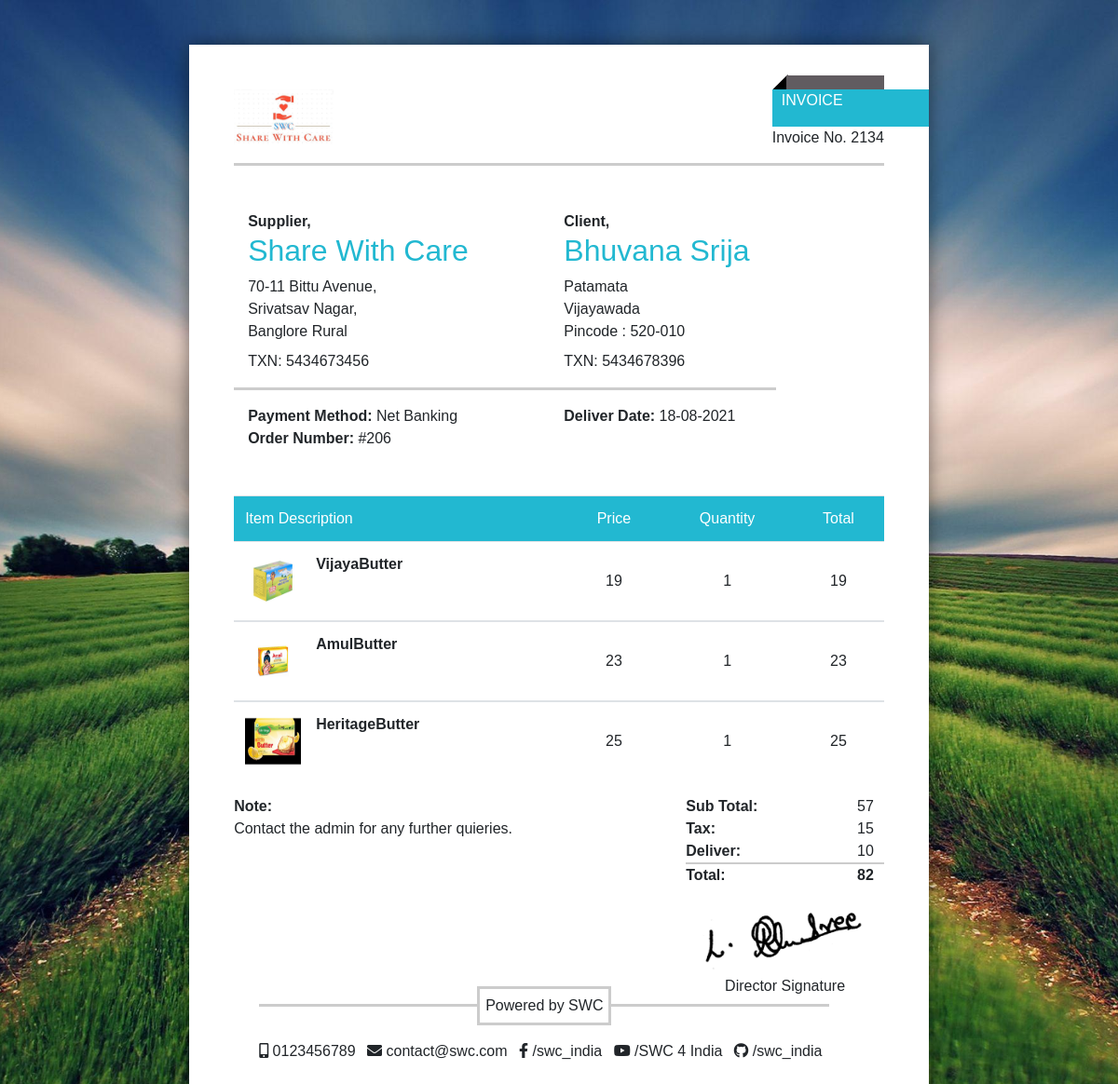
The page /ordertrack on the database its author committed.
### sharewithcare_app/models.py (models this page shows)
class ButterModel(models.Model):
    name = models.CharField(max_length=40)
    quantity = models.IntegerField()
    brand = models.CharField(max_length=40)
    price = models.IntegerField()
    image = models.ImageField(upload_to='butter/', blank=True)

### sharewithcare_app/views.py (the view)
# urls.py: path('ordertrack', ordertrack),
def ordertrack(request):
    data = ButterModel.objects.all().values()
    data2 = ButterModel.objects.all()
    mydf = pd.DataFrame(data)
    sum = 57
    le = mydf['name'].count()
    if le != 0:
        stock = True
    withtax = 15
    withdeliv = 10
    tot = sum + withtax + withdeliv
    return render(request, 'ordertrack.html', {'full': data,'tot' : tot, 'data2': data2, 'sum': sum, 'le': le, 'stock': stock, 'withtax' : withtax, 'withdeliv' : withdeliv})

### sharewithcare_app/templates/ordertrack.html (shortened to what this page needs)
<!doctype html>
<html lang="en">
  <head>
    <link rel="stylesheet" href="https://maxcdn.bootstrapcdn.com/bootstrap/4.0.0/css/bootstrap.min.css">
    <link rel="stylesheet" href="https://cdnjs.cloudflare.com/ajax/libs/font-awesome/5.15.1/css/all.min.css">
    <link rel="stylesheet" href="style.css">
</head>
<body>
    <div class="my-5 page" size="A4">
        <div class="p-5">
            <section class="top-content bb d-flex justify-content-between">
                <div class="logo">
                    <img src="logo.png" alt="" class="img-fluid">
                </div>
                <div class="top-left">
                    <div class="graphic-path">
                        <p>Invoice</p>
                    </div>
                    <div class="position-relative">
                        <p>Invoice No. <span>2134</span></p>
                    </div>
                </div>
            </section>
            <section class="store-user mt-5">
                <div class="col-10">
                    <div class="row bb pb-3">
                        <div class="col-7">
                            <p>Supplier,</p>
                            <h2>Share With Care</h2>
                            <p class="address"> 70-11 Bittu Avenue, <br> Srivatsav Nagar, <br>Banglore Rural </p>
                            <div class="txn mt-2">TXN: 5434673456</div>
                        </div>
                        <div class="col-5">
                            <p>Client,</p>
                            <h2>Bhuvana Srija</h2>
                            <p class="address"> Patamata <br>Vijayawada <br> Pincode : 520-010 </p>
                            <div class="txn mt-2">TXN: 5434678396</div>
                        </div>
                    </div>
                    <div class="row extra-info pt-3">
                        <div class="col-7">
                            <p>Payment Method: <span>Net Banking</span></p>
                            <p>Order Number: <span>#206</span></p>
                        </div>
                        <div class="col-5">
                            <p>Deliver Date: <span>18-08-2021</span></p>
                        </div>
                    </div>
                </div>
            </section>
<section class="product-area mt-4">
                <table class="table table-hover">
                    <thead>
                        <tr>
                            <td>Item Description</td>
                            <td>Price</td>
                            <td>Quantity</td>
                            <td>Total</td>
                        </tr>
                    </thead>
                    <tbody>
                    {% for d in data2 %}
                        <tr>
                            <td>
                                <div class="media">
                                    <img src="{{ d.image.url }}" class="mr-3" alt="01">
                                    <div class="media-body">
                                        <p class="mt-0 title">{{ d.brand }}{{d.name}}</p>
                                    </div>
                                </div>
                            </td>
                            <td>{{ d.price }}</td>
                            <td>1</td>
                            <td>{{ d.price }}</td>
                        </tr>
                    </tbody>
                  {% endfor %}
                </table>
            </section>
            <section class="balance-info">
                <div class="row">
                    <div class="col-8">
                        <p class="m-0 font-weight-bold"> Note: </p>
                        <p>Contact the admin for any further quieries.</p>
                    </div>
                    <div class="col-4">
                        <table class="table border-0 table-hover">
                            <tr>
                                <td>Sub Total:</td>
                                <td>{{ sum }}</td>
                            </tr>
                            <tr>
                                <td>Tax:</td>
                                <td>{{ withtax }}</td>
                            </tr>
                            <tr>
                                <td>Deliver:</td>
                                <td>{{ withdeliv }}</td>
                            </tr>
                            <tfoot>
                                <tr>
                                    <td>Total:</td>
                                    <td>{{ tot }}</td>
                                </tr>
                            </tfoot>
                        </table>
                        <div class="col-12">
                            {% load static %}
                            <img src="{% static 'SIGN.jpg' %}" class="img-fluid" alt="">
                            <p class="text-center m-0"> Director Signature </p>
                        </div>
                    </div>
                </div>
            </section>
<footer>
                <p class="m-0 text-center">
                    Powered by SWC
                </p>
                <div class="social pt-3">
                    <span class="pr-2">
                        <i class="fas fa-mobile-alt"></i>
                        <span>0123456789</span>
                    </span>
                    <span class="pr-2">
                        <i class="fas fa-envelope"></i>
                        <span>contact@swc.com</span>
                    </span>
                    <span class="pr-2">
                        <i class="fab fa-facebook-f"></i>
                        <span>/swc_india</span>
                    </span>
                    <span class="pr-2">
                        <i class="fab fa-youtube"></i>
                        <span>/SWC 4 India</span>
                    </span>
                    <span class="pr-2">
                        <i class="fab fa-github"></i>
                        <span>/swc_india</span>
                    </span>
                </div>
            </footer>
        </div>
    </div>
</body></html>

### polls/static/css/style.css (style rules this page uses)
body { margin: 0; padding: 0; background: url(logback.jpg); background-size: cover; background-position: center; font-family: sans-serif; }

### sharewithcare_app/templates/ordertrack.html (style rules this page uses)
:root { --body-bg: rgb(204, 204, 204); --white: #ffffff; --darkWhite: #ccc; --black: #000000; --dark: #615c60; --themeColor: #22b8d1; --pageShadow: 0 0 0.5cm rgba(0, 0, 0, 0.5); }
body { background-color: var(--body-bg); }
.page { background: var(--white); display: block; margin: 0 auto; position: relative; box-shadow: var(--pageShadow); }
.page[size="A4"] { width: 21cm; height: 29.7cm; overflow: hidden; }
.bb { border-bottom: 3px solid var(--darkWhite); }
.top-content { padding-bottom: 15px; }
.logo img { height: 60px; }
.top-left p { margin: 0; }
.top-left .graphic-path { height: 40px; position: relative; }
.top-left .graphic-path::before { content: ""; height: 20px; background-color: var(--dark); position: absolute; left: 15px; right: 0; top: -15px; z-index: 2; }
.top-left .graphic-path::after { content: ""; height: 22px; width: 17px; background: var(--black); position: absolute; top: -13px; left: 6px; transform: rotate(45deg); }
.top-left .graphic-path p { color: var(--white); height: 40px; left: 0; right: -100px; text-transform: uppercase; background-color: var(--themeColor); font: 26px; z-index: 3; position: absolute; padding-left: 10px; }
.store-user { padding-bottom: 25px; }
.store-user p { margin: 0; font-weight: 600; }
.store-user .address { font-weight: 400; }
.store-user h2 { color: var(--themeColor); font-family: 'Rajdhani', sans-serif; }
.extra-info p span { font-weight: 400; }
thead { color: var(--white); background: var(--themeColor); }
.table td, .table th { text-align: center; vertical-align: middle; }
tr th:first-child, tr td:first-child { text-align: left; }
.media img { height: 60px; width: 60px; }
.media p { font-weight: 400; margin: 0; }
.media p.title { font-weight: 600; }
.balance-info .table td, .balance-info .table th { padding: 0; border: 0; }
.balance-info tr td:first-child { font-weight: 600; }
tfoot { border-top: 2px solid var(--darkWhite); }
tfoot td { font-weight: 600; }
footer { text-align: center; position: absolute; bottom: 30px; left: 75px; }
footer p { padding: 6px; border: 3px solid var(--darkWhite); background-color: var(--white); display: inline-block; }

### rows shown on the page
ButterModel: image (picture), brand "Vijaya", name "Butter", price "19"
ButterModel: image (picture), brand "Amul", name "Butter", price "23"
ButterModel: image (picture), brand "Heritage", name "Butter", price "25"

### other values the page prints
{{ sum }} "57"
{{ withtax }} "15"
{{ withdeliv }} "10"
{{ tot }} "82"
